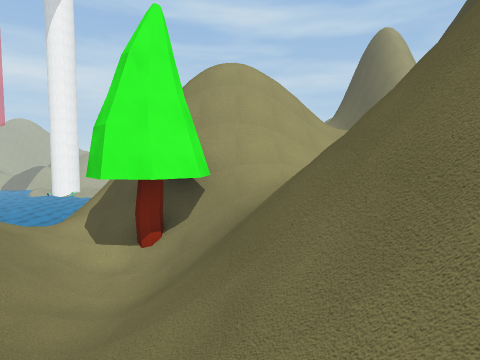
[1] (above)

15 first-person views from a walk through a Unity game level. The camera is 1.3 m above the floor, tilts 4° down and sees 75° across. The floor is counted in squares, 2 m on a side. Each view is taken from the middle of a square. On the plan, view 1 faces up. The plan holds only what a view shows up to about 10 squares ahead; the rest is blank. The place goes on beyond the plan. The player is left out. Some surface patterns are stand-ins.

[2]
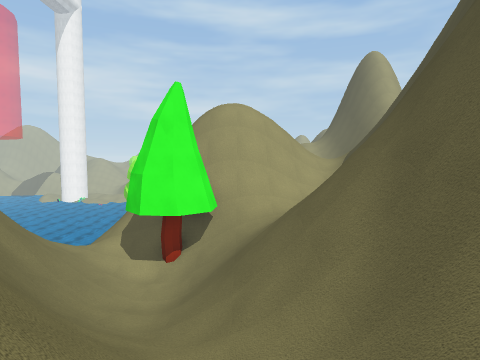

[3]
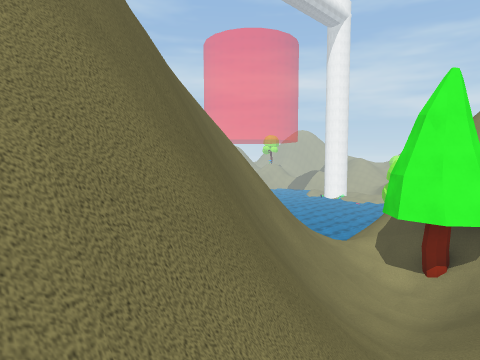

[4]
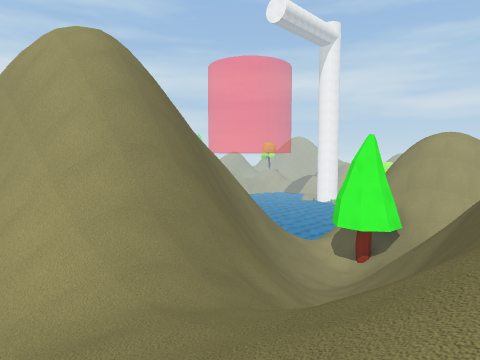

[5]
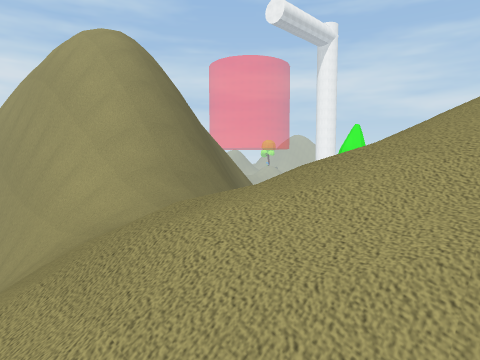

[6]
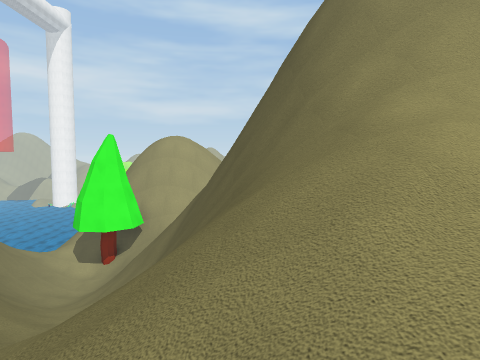

[7]
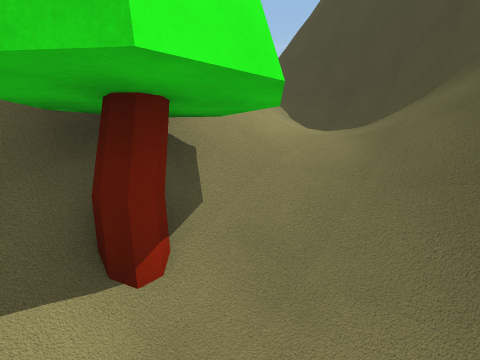

[8]
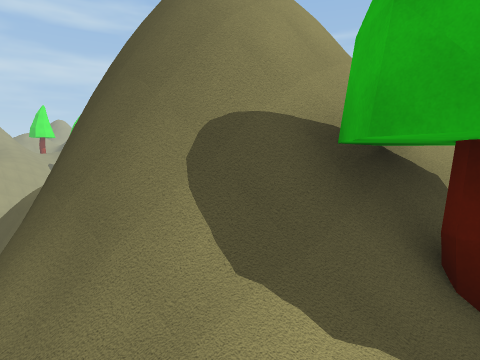

[9]
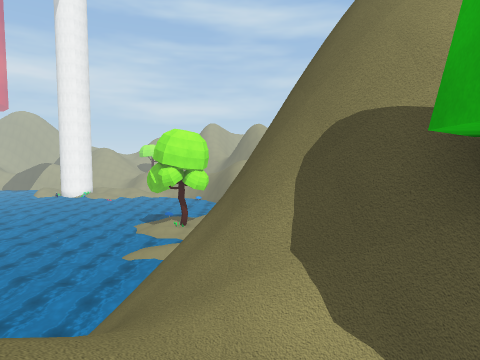

[10]
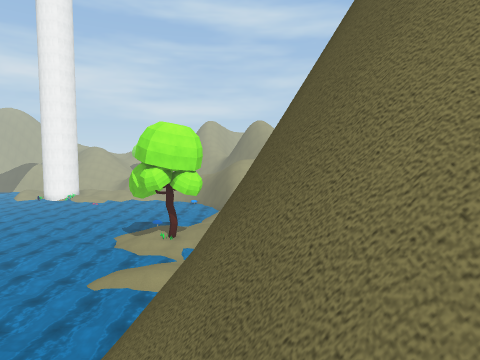

[11]
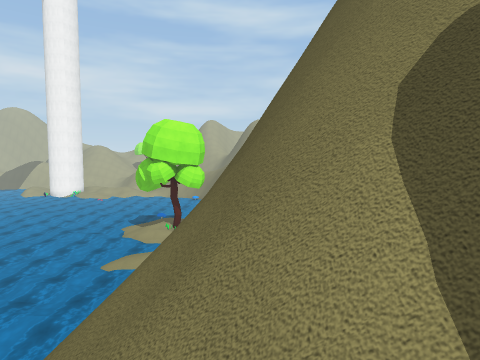

[12]
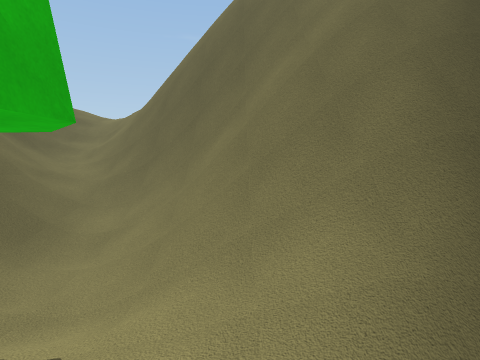

[13]
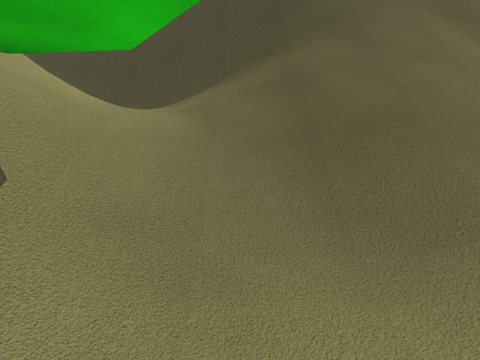

[14]
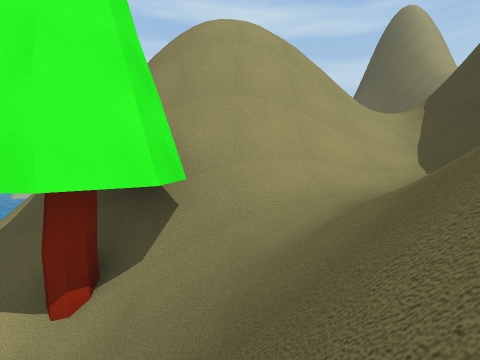

[15]
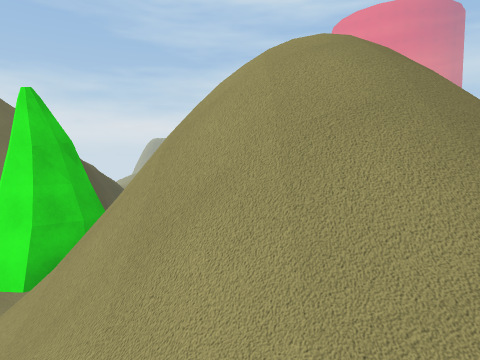

### Floor plan
Key: @ floor where view 1 was taken; # wall or solid block; . main floor; : floor 0.75 m higher than the main floor; + floor 4.75 m higher than the main floor; * floor 8.75 m higher than the main floor; % floor 11.25 m higher than the main floor; & floor 16 m higher than the main floor; / step, stairs or slope; = window, fence, low wall or low ledge; ~ water the walk can cross; ≈ water the walk keeps out of; v drop or lower ground; T tree.
Columns run from 12 left of view 1 to 6 right of it. Each row starts with its distance up from view 1.
 18  ≈≈~.:/  v
 17  ≈≈≈~~~  v
 16  ≈≈≈~≈
 15 ≈≈≈≈≈≈
 14  ≈≈≈≈≈
 13  ≈≈≈≈≈
 12   ≈≈≈        //
 11         #vv &////#
 10        v##v//#=//#
  9        /###vv##//#
  8        //=####//##
  7        ///#T//*/#
  6       #///T////##
  5      ##=//+////#
  4      v###/////##
  3       vv#////##
  2       vv##///##
  1        v ##///##
  0        vv #=@/#####
 -1        /vv##//=#=##
 -2        //v=#// ///#
 -3      vvvv#////////
 -4     vvvvv#=//%///
 -5      vvvvvv//////
 -6              ////

Where each view was taken, in squares from view 1:
view 1: 0 up, 0 right, facing up
view 2: 2 down, 0 right, facing up
view 3: 2 down, 0 right, facing up-left
view 4: 5 down, 3 right, facing up-left
view 5: 6 down, 4 right, facing up-left
view 6: 5 down, 3 right, facing up
view 7: 4 up, 3 left, facing up-right
view 8: 6 up, 5 left, facing up-right
view 9: 5 up, 4 left, facing up
view 10: 8 up, 4 left, facing up
view 11: 7 up, 4 left, facing up
view 12: 8 up, 4 left, facing down
view 13: 5 up, 3 left, facing right
view 14: 3 up, 0 right, facing up
view 15: 10 up, 4 right, facing left
